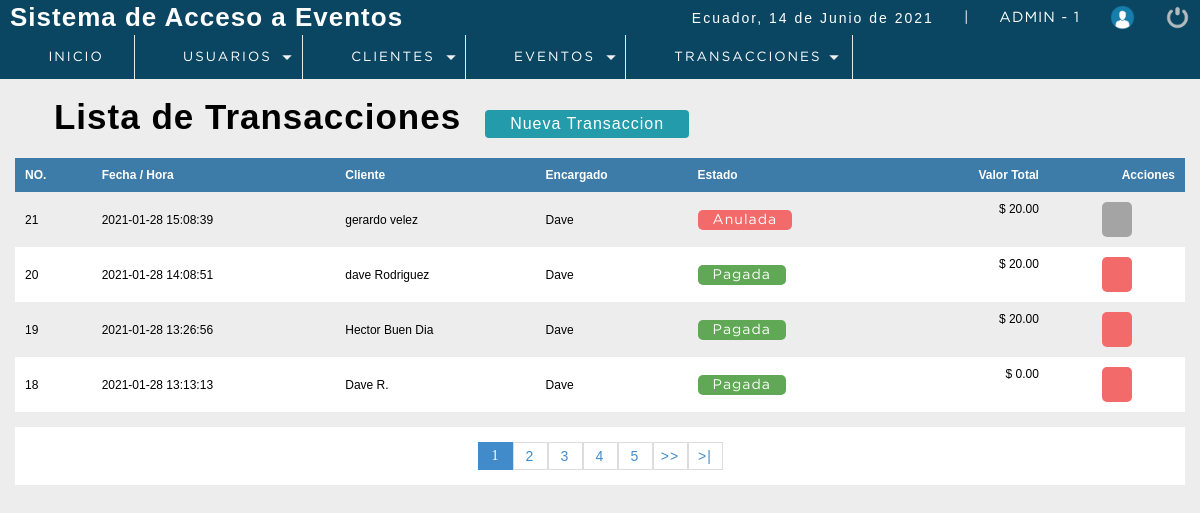
The app's page /P_seminarios/sistema/transacciones.php (signed in), older data.
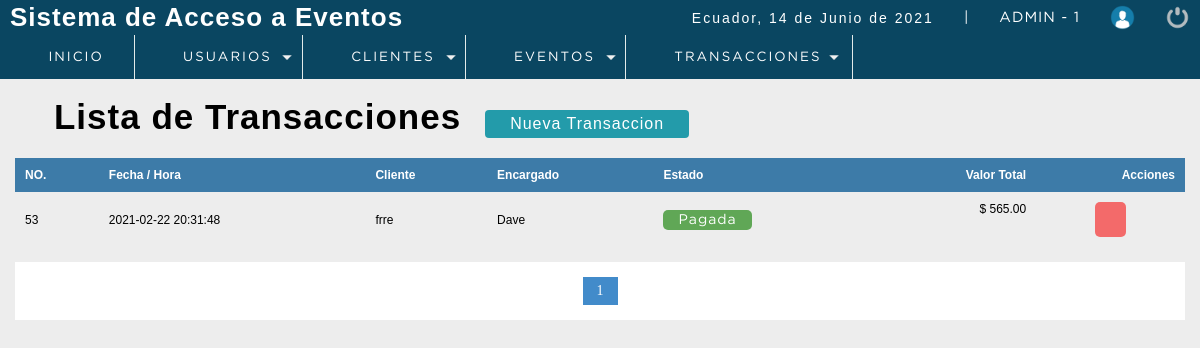
The same page, newer data.
### tables this page shows
CREATE TABLE `factura` (
  `nofactura` bigint(11) NOT NULL,
  `fecha` datetime NOT NULL DEFAULT current_timestamp(),
  `usuario` int(11) DEFAULT NULL,
  `codcliente` int(11) DEFAULT NULL,
  `totaltFactura` decimal(10,2) DEFAULT NULL,
  `status` int(11) NOT NULL DEFAULT 1
);

CREATE TABLE `cliente` (
  `idcliente` int(11) NOT NULL,
  `cedula` int(11) DEFAULT NULL,
  `nombre` varchar(80) DEFAULT NULL,
  `apellidos` varchar(80) NOT NULL,
  `Correo` varchar(80) DEFAULT NULL,
  `telefono` int(11) DEFAULT NULL,
  `direccion` text DEFAULT NULL,
  `dateAdd` datetime NOT NULL DEFAULT current_timestamp(),
  `usuario_id` int(11) NOT NULL,
  `status` int(11) NOT NULL DEFAULT 1,
  `cod_tarjeta` varchar(20) NOT NULL
);

CREATE TABLE `usuario` (
  `idusuario` int(11) NOT NULL,
  `nombre` varchar(50) DEFAULT NULL,
  `correo` varchar(100) DEFAULT NULL,
  `usuario` varchar(15) DEFAULT NULL,
  `clave` varchar(100) DEFAULT NULL,
  `rol` int(11) DEFAULT NULL,
  `Status` int(11) NOT NULL DEFAULT 1,
  `cod_cliente` int(11) DEFAULT 0
);

### P_seminarios/sistema/transacciones.php (the view, shortened to what this page needs)
<?php
 include "../conection.php";
?>
<!DOCTYPE html>
<html lang="en">
<head>
	<?php include "includes/scripts.php"?>
</head>
<body>
 <?php include "includes/header.php"?>
	<section id="container">
        <h1><i class="fas fa-list-alt"></i> Lista de Transacciones</h1>
        <a href="Nueva_transaccion.php" class="btn_new">Nueva Transaccion</a>
        <table>
            <tr>
                <th>NO.</th>
                <th>Fecha / Hora</th>
                <th>Cliente</th>
                <th>Encargado</th>
                <th>Estado</th>
                <th class="textright">Valor Total</th>
                <th class="textright">Acciones</th>
            </tr>
            <?php
           $sql_registre = mysqli_query($conection,"SELECT COUNT(*) AS total_registro FROM factura WHERE status !=10");
           $result_registre = mysqli_fetch_array($sql_registre);
           $total_resgistros = $result_registre['total_registro'];
           $por_pagina = 4;
           if (empty($_GET['pagina'])) {
               $pagina =1;
           }
           else {
               $pagina = $_GET['pagina'];
           }
           $desde = ($pagina - 1) * $por_pagina;
           $total_paginas = ceil($total_resgistros / $por_pagina);
           $query = mysqli_query($conection,"SELECT f.nofactura,f.fecha,f.totaltFactura,f.codcliente,f.status,
                                                    u.nombre as encargado,
                                                    cl.nombre as cliente
                                            FROM factura f
                                            INNER JOIN usuario u
                                            ON f.usuario = u.idusuario
                                            INNER JOIN cliente cl
                                            ON f.codcliente = cl.idcliente
                                            WHERE f.status != 10
                                            ORDER BY f.fecha DESC LIMIT $desde,$por_pagina");
           $result = mysqli_num_rows($query);
           if ($result > 0) {
               while ($data = mysqli_fetch_array($query)) {
                    if ($data["status"] == 1) {
                        $estado = '<span class="pagada">Pagada</span>';
                    }else {
                        $estado = '<span class="anulada">Anulada</span>';
                    }
           ?>
            <tr id="row_<?php echo $data["nofactura"];?>">
                <td><?php echo $data["nofactura"];?></td>
                <td><?php echo $data["fecha"];?></td>
                <td><?php echo $data["cliente"];?></td>
                <td><?php echo $data["encargado"];?></td>
                <td class="estado"><?php echo $estado;?></td>
                <td class="textright totalfactura"><span></span><?php echo '$ '.$data["totaltFactura"]; ?></td>
                <td>
                    <div class="div_acciones">
                    <?php
                        if($data["status"]==1)
                        {
                    ?>
                    <div class="div_factura">
                            <button class="btn_anular anular_factura" fac="<?php echo $data["nofactura"]; ?>"><i class="fas fa-ban"></i></button>
                    </div>
                    <?php
                        }else{
                    ?>
                    <div class="div_factura">
                        <button type="button" class="btn_anular inactive"><i class="fas fa-ban"></i></button>
                    </div>
                    <?php } ?>
                    </div>
                </td>
            </tr>
                <?php
               }
           }
            ?>
        </table>
        <div class="paginador">
                    <ul>
                    <?php
                    for ($i=1; $i <= $total_paginas; $i++) {
                        if ($i == $pagina) {
                            echo '<li class="pageSelected">'.$i.'</li>';
                        }
                        else {
                            echo '<li><a href="?pagina='.$i.'">'.$i.'</a></li>';
                        }
                    }
                    if ($pagina!=$total_paginas) {
                    ?>
                    <li><a href="?pagina=<?php echo $pagina+1;?>">>></a></li>
                    <li><a href="?pagina=<?php echo $total_paginas;?>">>|</a></li>
                        <?php
                            }
                        ?>
                    </ul>
                </div>
	</section>
</body>
</html>

Row changes from the older to the newer data that the page shows:
removed factura: nofactura "21", fecha "2021-01-28 15:08:39", codcliente.nombre "gerardo velez", usuario.nombre "Dave", status "Anulada", totaltFactura "20.00"
removed factura: nofactura "20", fecha "2021-01-28 14:08:51", codcliente.nombre "dave Rodriguez", usuario.nombre "Dave", status "Pagada", totaltFactura "20.00"
removed factura: nofactura "19", fecha "2021-01-28 13:26:56", codcliente.nombre "Hector Buen Dia", usuario.nombre "Dave", status "Pagada", totaltFactura "20.00"
removed factura: nofactura "18", fecha "2021-01-28 13:13:13", codcliente.nombre "Dave R.", usuario.nombre "Dave", status "Pagada", totaltFactura "0.00"
added factura: nofactura "53", fecha "2021-02-22 20:31:48", codcliente.nombre "frre", usuario.nombre "Dave", status "Pagada", totaltFactura "565.00"
Text that changed along with them:
list line gone: "2"
list line gone: "3"
list line gone: "4"
list line gone: "5"
